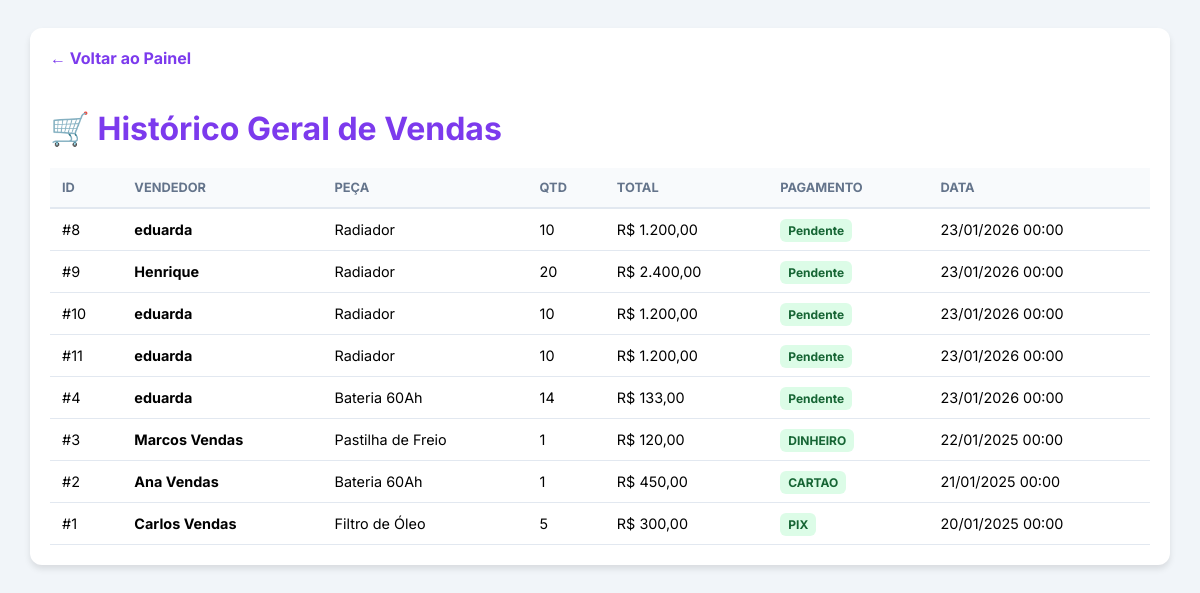
Before: /HistoricoVendas.php (signed in) with the older database file.
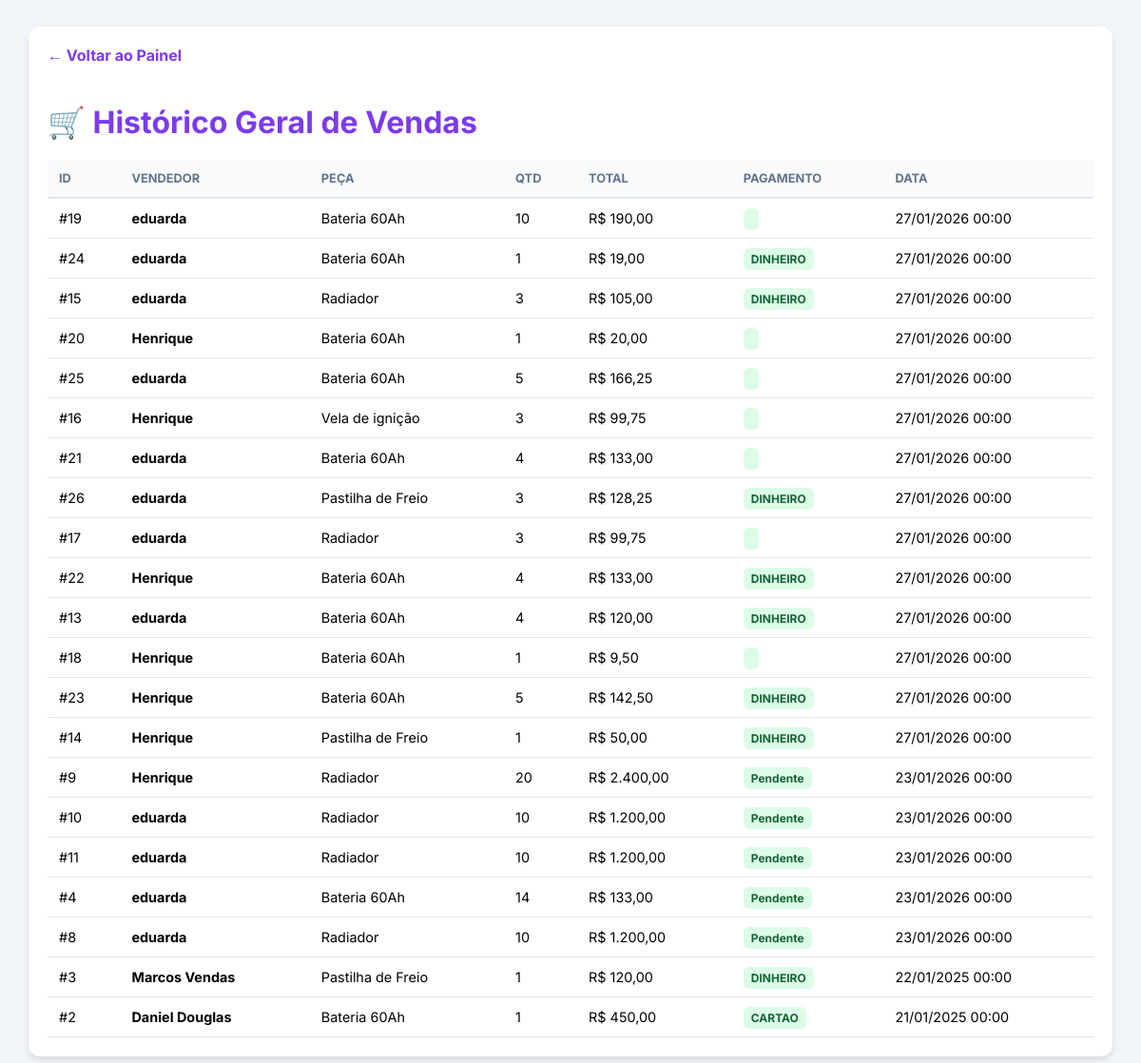
After: the same page with the newer database file.
### tables this page shows
CREATE TABLE `vendas` (
  `id_venda` int(11) NOT NULL,
  `id_vendedor` int(11) NOT NULL,
  `data_venda` date NOT NULL,
  `valor_total` decimal(10,2) NOT NULL,
  `desconto_aplicado` decimal(10,2) DEFAULT 0.00,
  `status` enum('ABERTA','FINALIZADA','CANCELADA') NOT NULL
);

CREATE TABLE `usuarios` (
  `id_usuario` int(11) NOT NULL,
  `nome` varchar(100) NOT NULL,
  `email` varchar(100) NOT NULL,
  `senha` varchar(255) NOT NULL,
  `perfil` enum('GERENTE','VENDEDOR','ESTOQUISTA') DEFAULT NULL,
  `status_usuario` enum('ATIVO','INATIVO') DEFAULT 'ATIVO',
  `percentual_desconto_max` int(11) DEFAULT 0
);

CREATE TABLE `pecas` (
  `id_peca` int(11) NOT NULL,
  `nome` varchar(100) NOT NULL,
  `descricao` varchar(150) DEFAULT NULL,
  `preco_venda` decimal(10,2) DEFAULT NULL,
  `preco_custo` decimal(10,2) DEFAULT NULL,
  `id_fornecedor` int(11) DEFAULT NULL
);

CREATE TABLE `itens_venda` (
  `id_item` int(11) NOT NULL,
  `id_venda` int(11) NOT NULL,
  `id_peca` int(11) NOT NULL,
  `quantidade` int(11) NOT NULL,
  `preco_unitario` decimal(10,2) NOT NULL
);

CREATE TABLE `pagamento` (
  `id_pagamento` int(11) NOT NULL,
  `id_venda` int(11) NOT NULL,
  `forma_pagamento` enum('DINHEIRO','PIX','CARTAO') NOT NULL,
  `valor_pago` decimal(10,2) NOT NULL,
  `data_pagamento` datetime DEFAULT current_timestamp()
);

### HistoricoVendas.php (the view, shortened to what this page needs)
<?php
include 'conexao.php';
$sql = "SELECT
            v.id_venda,
            u.nome AS vendedor,
            p.nome AS peca,
            iv.quantidade,
            v.valor_total,
            pg.forma_pagamento,
            v.data_venda
        FROM vendas v
        JOIN usuarios u ON v.id_vendedor = u.id_usuario
        JOIN itens_venda iv ON v.id_venda = iv.id_venda
        JOIN pecas p ON iv.id_peca = p.id_peca
        LEFT JOIN pagamento pg ON v.id_venda = pg.id_venda
        ORDER BY v.data_venda DESC";
$result = $conn->query($sql);
?>
<!DOCTYPE html>
<html lang="pt-br">
<head>
</head>
<body>
    <div class="container">
        <a href="gerente.php" class="btn-voltar">← Voltar ao Painel</a>
        <h1>🛒 Histórico Geral de Vendas</h1>
        <table>
            <thead>
                <tr>
                    <th>ID</th>
                    <th>Vendedor</th>
                    <th>Peça</th>
                    <th>Qtd</th>
                    <th>Total</th>
                    <th>Pagamento</th>
                    <th>Data</th>
                </tr>
            </thead>
            <tbody>
                <?php while($row = $result->fetch_assoc()): ?>
                <tr>
                    <td>#<?php echo $row['id_venda']; ?></td>
                    <td><strong><?php echo $row['vendedor']; ?></strong></td>
                    <td><?php echo $row['peca']; ?></td>
                    <td><?php echo $row['quantidade']; ?></td>
                    <td>R$ <?php echo number_format($row['valor_total'], 2, ',', '.'); ?></td>
                    <td><span class="badge-pgto"><?php echo $row['forma_pagamento'] ?? 'Pendente'; ?></span></td>
                    <td><?php echo date('d/m/Y H:i', strtotime($row['data_venda'])); ?></td>
                </tr>
                <?php endwhile; ?>
            </tbody>
        </table>
    </div>
</body>
</html>

### HistoricoVendas.php (style rules this page uses)
body { font-family: 'Inter', sans-serif; background: #f1f5f9; padding: 20px; }
.container { max-width: 1100px; margin: auto; background: white; padding: 20px; border-radius: 12px; box-shadow: 0 4px 6px rgba(0,0,0,0.1); }
h1 { color: #7c3aed; margin-bottom: 20px; }
table { width: 100%; border-collapse: collapse; }
th { background: #f8fafc; padding: 12px; text-align: left; color: #64748b; border-bottom: 2px solid #e2e8f0; font-size: 0.8rem; text-transform: uppercase; }
td { padding: 12px; border-bottom: 1px solid #e2e8f0; font-size: 0.9rem; }
.badge-pgto { background: #dcfce7; color: #166534; padding: 4px 8px; border-radius: 6px; font-weight: bold; font-size: 0.75rem; }
.btn-voltar { display: inline-block; margin-bottom: 20px; text-decoration: none; color: #7c3aed; font-weight: bold; }

Changed rows visible on the page:
no longer on this page (row unchanged): vendas: id_venda "1", id_vendedor.nome "Carlos Vendas", pecas.nome "Filtro de Óleo", itens_venda.quantidade "5", valor_total "300,00", pagamento.forma_pagamento "PIX", data_venda "20/01/2025 00:00"
added vendas: id_venda "19", id_vendedor.nome "eduarda", pecas.nome "Bateria 60Ah", itens_venda.quantidade "10", valor_total "190,00", data_venda "27/01/2026 00:00"
added vendas: id_venda "24", id_vendedor.nome "eduarda", pecas.nome "Bateria 60Ah", itens_venda.quantidade "1", valor_total "19,00", pagamento.forma_pagamento "DINHEIRO", data_venda "27/01/2026 00:00"
added vendas: id_venda "15", id_vendedor.nome "eduarda", pecas.nome "Radiador", itens_venda.quantidade "3", valor_total "105,00", pagamento.forma_pagamento "DINHEIRO", data_venda "27/01/2026 00:00"
added vendas: id_venda "20", id_vendedor.nome "Henrique", pecas.nome "Bateria 60Ah", itens_venda.quantidade "1", valor_total "20,00", data_venda "27/01/2026 00:00"
added vendas: id_venda "25", id_vendedor.nome "eduarda", pecas.nome "Bateria 60Ah", itens_venda.quantidade "5", valor_total "166,25", data_venda "27/01/2026 00:00"
added vendas: id_venda "16", id_vendedor.nome "Henrique", pecas.nome "Vela de ignição", itens_venda.quantidade "3", valor_total "99,75", data_venda "27/01/2026 00:00"
added vendas: id_venda "21", id_vendedor.nome "eduarda", pecas.nome "Bateria 60Ah", itens_venda.quantidade "4", valor_total "133,00", data_venda "27/01/2026 00:00"
added vendas: id_venda "26", id_vendedor.nome "eduarda", pecas.nome "Pastilha de Freio", itens_venda.quantidade "3", valor_total "128,25", pagamento.forma_pagamento "DINHEIRO", data_venda "27/01/2026 00:00"
added vendas: id_venda "17", id_vendedor.nome "eduarda", pecas.nome "Radiador", itens_venda.quantidade "3", valor_total "99,75", data_venda "27/01/2026 00:00"
added vendas: id_venda "22", id_vendedor.nome "Henrique", pecas.nome "Bateria 60Ah", itens_venda.quantidade "4", valor_total "133,00", pagamento.forma_pagamento "DINHEIRO", data_venda "27/01/2026 00:00"
added vendas: id_venda "13", id_vendedor.nome "eduarda", pecas.nome "Bateria 60Ah", itens_venda.quantidade "4", valor_total "120,00", pagamento.forma_pagamento "DINHEIRO", data_venda "27/01/2026 00:00"
added vendas: id_venda "18", id_vendedor.nome "Henrique", pecas.nome "Bateria 60Ah", itens_venda.quantidade "1", valor_total "9,50", data_venda "27/01/2026 00:00"
added vendas: id_venda "23", id_vendedor.nome "Henrique", pecas.nome "Bateria 60Ah", itens_venda.quantidade "5", valor_total "142,50", pagamento.forma_pagamento "DINHEIRO", data_venda "27/01/2026 00:00"
added vendas: id_venda "14", id_vendedor.nome "Henrique", pecas.nome "Pastilha de Freio", itens_venda.quantidade "1", valor_total "50,00", pagamento.forma_pagamento "DINHEIRO", data_venda "27/01/2026 00:00"
shown differently, row unchanged: vendas id 8: moves down the list
changed through a linked row, vendas "CARTAO": id_vendedor.nome "Ana Vendas" → "Daniel Douglas"
